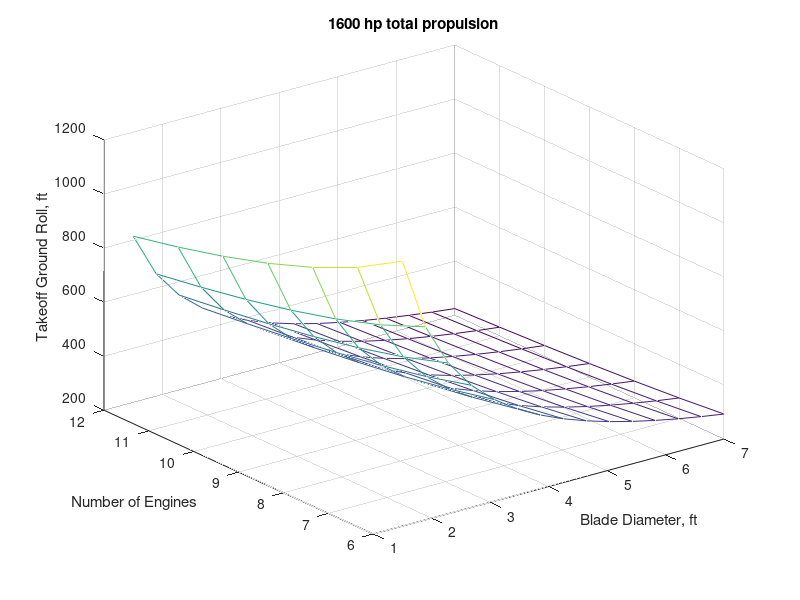
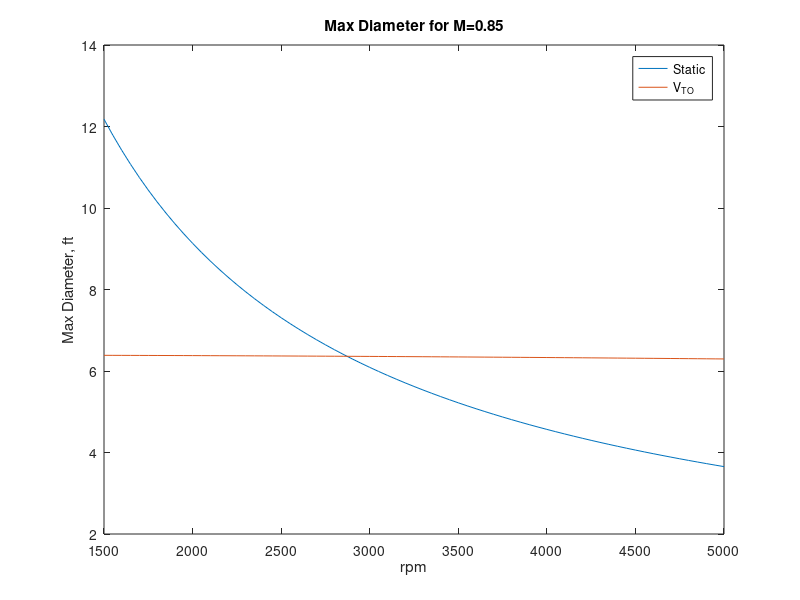
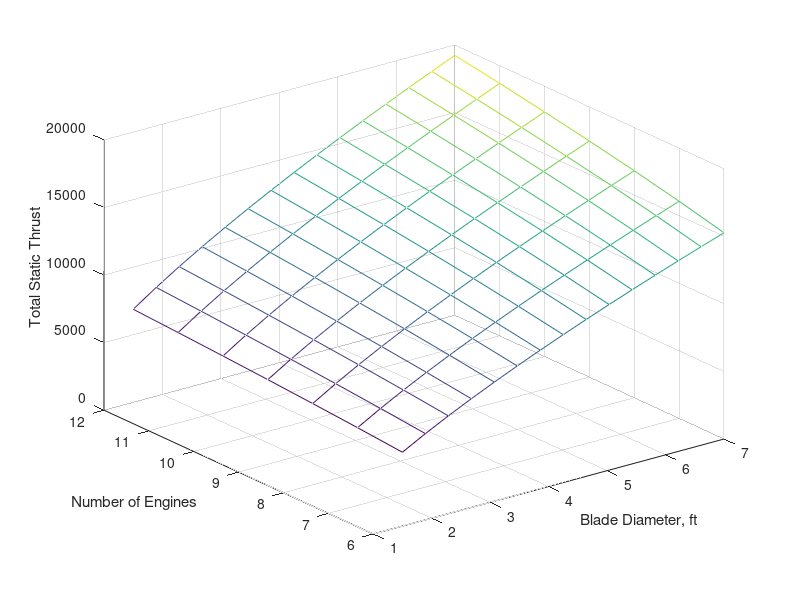

Write MATLAB code to recreate these figures, in order.
VTO=85*1.46666*1.2; % V_TO = 1.2*vstall, setting vstall to 85 mph
p_sl=2.3769e-3; %slugs/ft^3, sea level density


figure(1); clf
[d,n]=meshgrid(linspace(1.5,7,15),[6:12]);
p=1600*550;
% factor of 0.25 is selected from average of mutlibladed propellers
T0=0.25*(p./n.*d).^(2/3);
T0t=T0.*n;
a=((p/VTO)-T0t)/(VTO)^2;

rest=0.04; % Firm Turf
Cdg=0.0527; %Ground roll drag
CLg=1.7; % max ground lift
Wto=16000; % Weight at takeoff
WS=35; % wingloading
A=32.2*(T0t/Wto-rest);
B=32.2/Wto*(0.5*p_sl*(Wto/WS)*(Cdg-rest*CLg)+a);
s=1./(2*B).*log(A./(A-B*(VTO)^2));
mesh(d,n,s,'FaceColor','none')
xlabel('Blade Diameter, ft')
ylabel('Number of Engines')
zlabel('Takeoff Ground Roll, ft')
title(sprintf('%.0f hp total propulsion',p/550))

% mach tips
figure(2); clf
mdia=0.85*1125.33./([1500:50:5000]/60)/pi; %1125.33 ft/s is mach1
plot(1500:50:5000,mdia)
mdia2=0.85*1125.33./sqrt((([1500:50:5000]/60)/pi).^2+VTO^2);
hold on
plot(1500:50:5000,mdia2)
xlabel('rpm')
ylabel('Max Diameter, ft')
title('Max Diameter for M=0.85')
legend({'Static','V_{TO}'})

figure(3); clf
mesh(d,n,T0t,'FaceColor','none')
xlabel('Blade Diameter, ft')
ylabel('Number of Engines')
zlabel('Total Static Thrust')